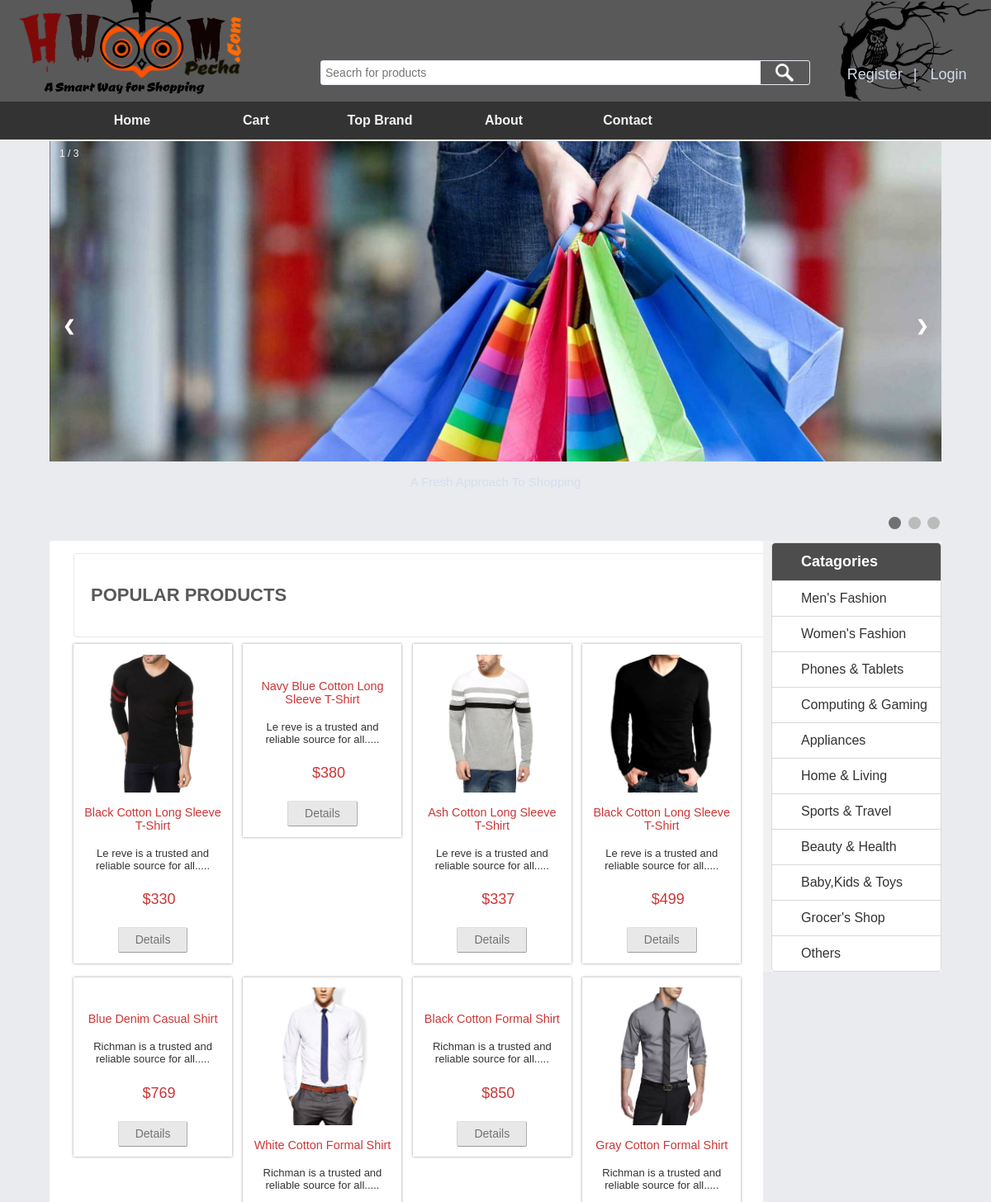
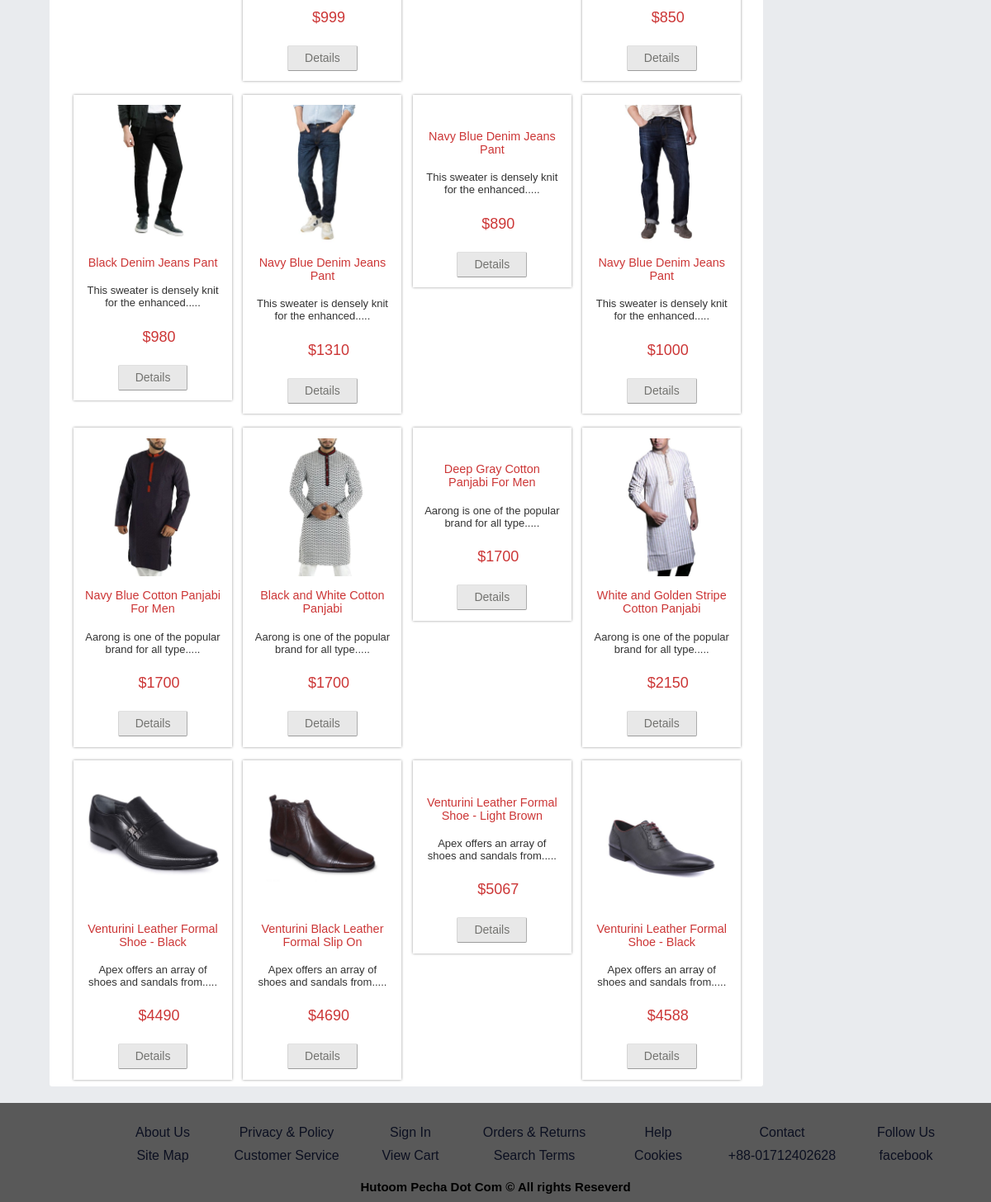
The page / on the database its author committed (2 pictures, top to bottom).
### tables this page shows
CREATE TABLE `product` (
  `productId` int(11) NOT NULL,
  `productName` varchar(255) NOT NULL,
  `brandId` int(11) NOT NULL,
  `catId` int(11) NOT NULL,
  `body` text NOT NULL,
  `price` float NOT NULL,
  `image` varchar(255) NOT NULL,
  `type` tinyint(4) NOT NULL DEFAULT '0',
  `buyprice` float DEFAULT NULL,
  `quantity` int(255) DEFAULT NULL
);

CREATE TABLE `category` (
  `catId` int(11) NOT NULL,
  `catName` varchar(255) NOT NULL
);

### lib/Session.php (called while the page is built, shortened)
<?php
class Session{
 public static function get($key){
  if (isset($_SESSION[$key])) {
   return $_SESSION[$key];
  } else {
   return false;
  }
 }
}
?>

### classes/Product.php (called while the page is built, shortened)
<?php
	$filepath = realpath(dirname(__FILE__));
	include_once ($filepath.'/../lib/Database.php');
	include_once ($filepath.'/../helpers/Format.php');
?>
<?php
	class Product{
	private $db;
	public function __construct() {
			$this->db= new Database();
	}
		public function getFeatureProduct(){
		$query ="SELECT * FROM product WHERE type='0' ORDER BY productId ASC LIMIT 20";
		$result =$this->db->select($query);
		return $result;
		}
	}
?>

### lib/Database.php (called while the page is built, shortened)
<?php
Class Database{
 public $host   = DB_HOST;
 public $user   = DB_USER;
 public $pass   = DB_PASS;
 public $dbname = DB_NAME;
 public $link;
private function connectDB(){
 $this->link = new mysqli($this->host, $this->user, $this->pass,
  $this->dbname);
 }
public function select($query){
  $result = $this->link->query($query) or
   die($this->link->error.__LINE__);
  if($result->num_rows > 0){
    return $result;
  } else {
    return false;
  }
 }
}

### inc/top.php (called while the page is built, shortened)
<?php
	include 'lib/Session.php';
?>
<?php
	include_once 'lib/Database.php';
	include_once 'helpers/Format.php';
?>
<?php
	$fm = new Format();
	$pd = new Product();
	$cat =new Category();
?>

### helpers/Format.php (called while the page is built, shortened)
<?php
class Format{
 public function textShorten($text, $limit = 400){
  $text = $text. " ";
  $text = substr($text, 0, $limit);
  $text = substr($text, 0, strrpos($text, ' '));
  $text = $text.".....";
  return $text;
 }
}
?>

### classes/Category.php (called while the page is built, shortened)
<?php
	$filepath = realpath(dirname(__FILE__));
	include_once ($filepath.'/../lib/Database.php');
	include_once ($filepath.'/../helpers/Format.php');
?>
<?php
	class Category{
	private $db;
	public function __construct() {
			$this->db= new Database();
	}
	public function getAllCat(){
		$query ="SELECT * FROM category ORDER BY catId ASC";
		$result =$this->db->select($query);
		return $result;
	}
}
?>

### index.php (the view, shortened to what this page needs)
<?php include 'inc/header.php';?>
<div class="row">
	<div class="slideshow-container">
<div class="mySlides fade">
  <div class="numbertext">1 / 3</div>
  <img src="images/banner1-1350x570-edited.jpg" style="width:100%">
  <div class="text">A Fresh Approach To Shopping</div>
</div>
<a class="prev" onclick="plusSlides(-1)">&#10094;</a>
<a class="next" onclick="plusSlides(1)">&#10095;</a>
</div>
<br>
<div style="text-align:right">
  <span class="dot" onclick="currentSlide(1)"></span>
  <span class="dot" onclick="currentSlide(2)"></span>
  <span class="dot" onclick="currentSlide(3)"></span>
</div>
  <div class="leftcolumn">
		<div class="card">
			<div class="content_top">
				<div class="heading">
				<h3>Popular Products</h3>
				</div>
			</div>
			<?php
			$getFpd = $pd->getFeatureProduct();
			if($getFpd){
				while ($result=$getFpd->fetch_assoc()) {
			?>
				<div class="grid_1_of_4 images_1_of_4">
					 <a href="details.php?proid=<?php echo $result['productId'];?>"><img src="meneger/<?php echo $result['image'];?>" alt="" /></a>
					 <h2><?php echo $result['productName'];?></h2>
					 <p><?php echo $fm->textShorten($result['body'], 50);?></p>
					 <p><span class="price">$<?php echo $result['price'];?></span></p>
				     <div class="button"><span><a href="details.php?proid=<?php echo $result['productId'];?>" class="details">Details</a></span></div>
				</div>
			<?php } }?>
		</div>
</div>
  <div class="rightcolumn">
    <div class="card2">
      <ul>
		<li><a class="active" ><b>Catagories</b></a></li>
		<?php
			$getCat = $cat->getAllCat();
			if($getCat){
				while($result=$getCat->fetch_assoc()){
		?>
		<li><a href="productsByCategory.php?catId=<?php echo $result['catId']?>"><?php echo $result['catName']?></a></li>
		<?php } }?>
		</ul>
  </div>
</div>
</div>
<?php include 'inc/footer.php';?>

### inc/header.php (shortened to what this page needs)
<?php include 'top.php';?>
<!DOCTYPE html>
<html>
<head>
<link type="text/css" rel="stylesheet"
href="index.css">
<link type="text/css" rel="stylesheet"
href="allcss.css">
</head>
<body>
<div class="header">
  <div class="logo">
				<a href="index.php"><img src="images/26175809_1441883722577471_565780441_n-edit-2.png" alt="" /></a>
			</div>
			<div  style="background: url(images/moving-clipart-owl-2-edit3.png) 0 0 no-repeat;background-position: right; " class="header_top_right">
			    <div class="search_box">
				    <form>
				    	<input type="text" placeholder="Seacrh for products" }"><input style="background: url(images/icon-search-edit.png); background-repeat: no-repeat; background-size: 30px 30px; background-position: center;" type="submit" value="">
				    </form>
			    </div>
<?php
	$login = Session::get("cuslogin");
	if($login == false){
?>
			<div class="register"><a href="register.php">Register</a></div>
			<div class="sep">|</a></div>
		   <div class="login"><a href="login.php">Login</a></div>
 <?php } else { ?>
 			<div class="register"><a href=""><?php echo Session::get('firstname')?></a></div>
			<div class="sep">|</a></div>
		   <div class="login"><a href="?action=logout">Logout</a></div>
		 <?php } ?>
	 </div>
</div>
<div class="topnav">
  <a id="first"href="index.php"><b>Home</b></a>
  <a href="cart.php"><b>Cart</b></a>
  <a href="topbrandpage.php"><b>Top Brand</b></a>
  <a href="#" ><b>About</b></a>
  <a href="#" ><b>Contact</b></a>
</div>

### inc/footer.php (shortened to what this page needs)
<div class="footer">
 <div class="con">
		<div class="section">
		<a id="first2"href="#">About Us</a>
		<a href="#">Privacy & Policy</a>
		<a href="#">Sign In</a>
		<a href="#" >Orders & Returns</a>
		<a href="#" >Help</a>
		<a >Contact</a>
		<a >Follow Us</a>
		</div>
		<div class="section">
		<a id="first2"href="#">Site Map</a>
		<a href="#">Customer Service</a>
		<a href="#">View Cart</a>
		<a href="#" >Search Terms</a>
		<a href="#" >Cookies</a>
		<a >+88-01712402628</a>
		<a href="#" >facebook</a>
		</div>
 </div>
 <div class="f_bottom">
	<p><b>Hutoom Pecha Dot Com &copy; All rights Reseverd </b></p>
 </div>
</div>
</body>
</html>

### allcss.css (style rules this page uses)
.details { margin: 5px; padding: 20px 30px; background: white; border-radius: 5px; }

### rows shown on the page
product: image (picture), productName "Black Cotton Long Sleeve T-Shirt", body "Le reve is a trusted and reliable source for all.....", price "330"
product: productName "Navy Blue Cotton Long Sleeve T-Shirt", body "Le reve is a trusted and reliable source for all.....", price "380"
product: image (picture), productName "Ash Cotton Long Sleeve T-Shirt", body "Le reve is a trusted and reliable source for all.....", price "337"
product: image (picture), productName "Black Cotton Long Sleeve T-Shirt", body "Le reve is a trusted and reliable source for all.....", price "499"
product: productName "Blue Denim Casual Shirt", body "Richman is a trusted and reliable source for all.....", price "769"
product: image (picture), productName "White Cotton Formal Shirt", body "Richman is a trusted and reliable source for all.....", price "999"
product: productName "Black Cotton Formal Shirt", body "Richman is a trusted and reliable source for all.....", price "850"
product: image (picture), productName "Gray Cotton Formal Shirt", body "Richman is a trusted and reliable source for all.....", price "850"
product: image (picture), productName "Black Denim Jeans Pant", body "This sweater is densely knit for the enhanced.....", price "980"
product: image (picture), productName "Navy Blue Denim Jeans Pant", body "This sweater is densely knit for the enhanced.....", price "1310"
product: productName "Navy Blue Denim Jeans Pant", body "This sweater is densely knit for the enhanced.....", price "890"
product: image (picture), productName "Navy Blue Denim Jeans Pant", body "This sweater is densely knit for the enhanced.....", price "1000"
product: image (picture), productName "Navy Blue Cotton Panjabi For Men", body "Aarong is one of the popular brand for all type.....", price "1700"
product: image (picture), productName "Black and White Cotton Panjabi", body "Aarong is one of the popular brand for all type.....", price "1700"
product: productName "Deep Gray Cotton Panjabi For Men", body "Aarong is one of the popular brand for all type.....", price "1700"
product: image (picture), productName "White and Golden Stripe Cotton Panjabi", body "Aarong is one of the popular brand for all type.....", price "2150"
product: image (picture), productName "Venturini Leather Formal Shoe - Black", body "Apex offers an array of shoes and sandals from.....", price "4490"
product: image (picture), productName "Venturini Black Leather Formal Slip On", body "Apex offers an array of shoes and sandals from.....", price "4690"
product: productName "Venturini Leather Formal Shoe - Light Brown", body "Apex offers an array of shoes and sandals from.....", price "5067"
product: image (picture), productName "Venturini Leather Formal Shoe - Black", body "Apex offers an array of shoes and sandals from.....", price "4588"
category: catName "Men's Fashion"
category: catName "Women's Fashion"
category: catName "Phones & Tablets"
category: catName "Computing & Gaming"
category: catName "Appliances"
category: catName "Home & Living"
category: catName "Sports & Travel"
category: catName "Beauty & Health"
category: catName "Baby,Kids & Toys"
category: catName "Grocer's Shop"
category: catName "Others"
